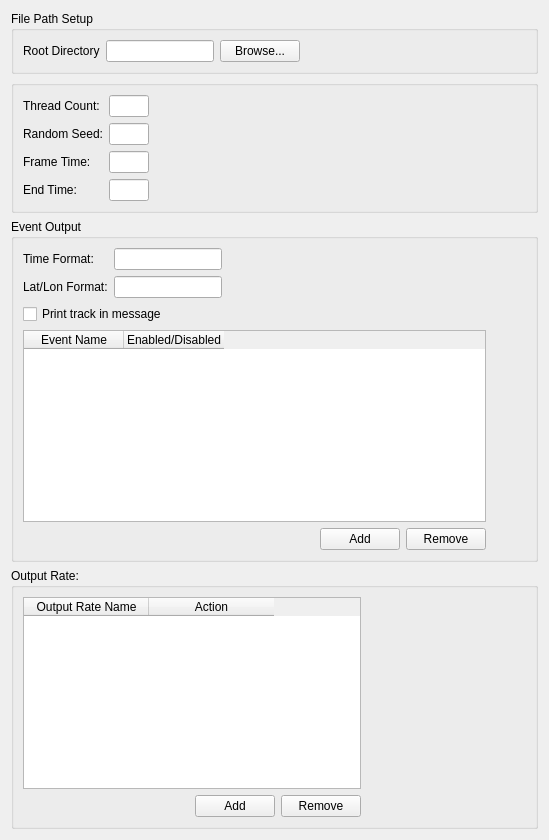
     <widget class="QWidget" name="tab">
      <attribute name="title">
       <string>Scenario Settings</string>
      </attribute>
      <layout class="QGridLayout" name="gridLayout_32">
       <item row="0" column="0">
        <layout class="QGridLayout" name="gridLayout_31">
         <item row="0" column="0">
          <widget class="QGroupBox" name="mFilePathGroupBox">
           <property name="title">
            <string>File Path Setup</string>
           </property>
           <layout class="QGridLayout" name="gridLayout_27">
            <item row="0" column="0">
             <layout class="QGridLayout" name="gridLayout_11">
              <item row="0" column="0">
               <widget class="QLabel" name="mRootPathLabel">
                <property name="text">
                 <string>Root Directory</string>
                </property>
               </widget>
              </item>
              <item row="0" column="1">
               <widget class="QLineEdit" name="mRootPathLineEdit"/>
              </item>
              <item row="0" column="2">
               <widget class="QPushButton" name="mRootPathButton">
                <property name="text">
                 <string>Browse...</string>
                </property>
               </widget>
              </item>
             </layout>
            </item>
            <item row="0" column="1">
             <spacer name="horizontalSpacer_4">
              <property name="orientation">
               <enum>Qt::Horizontal</enum>
              </property>
              <property name="sizeHint" stdset="0">
               <size>
                <width>40</width>
                <height>20</height>
               </size>
              </property>
             </spacer>
            </item>
           </layout>
          </widget>
         </item>
        </layout>
       </item>
       <item row="1" column="0">
        <widget class="QGroupBox" name="groupBox">
         <property name="title">
          <string/>
         </property>
         <layout class="QGridLayout" name="gridLayout_36">
          <item row="0" column="0">
           <layout class="QGridLayout" name="gridLayout_35">
            <item row="0" column="0">
             <widget class="QLabel" name="mThreadCountLabel">
              <property name="text">
               <string>Thread Count:</string>
              </property>
             </widget>
            </item>
            <item row="0" column="1">
             <widget class="QLineEdit" name="mThreadCountLineEdit">
              <property name="sizePolicy">
               <sizepolicy hsizetype="Fixed" vsizetype="Fixed">
                <horstretch>0</horstretch>
                <verstretch>0</verstretch>
               </sizepolicy>
              </property>
              <property name="maximumSize">
               <size>
                <width>40</width>
                <height>16777215</height>
               </size>
              </property>
             </widget>
            </item>
            <item row="1" column="0">
             <widget class="QLabel" name="mRandomSeedLabel">
              <property name="text">
               <string>Random Seed:</string>
              </property>
             </widget>
            </item>
            <item row="1" column="1">
             <widget class="QLineEdit" name="mRandomSeedLineEdit">
              <property name="sizePolicy">
               <sizepolicy hsizetype="Fixed" vsizetype="Fixed">
                <horstretch>0</horstretch>
                <verstretch>0</verstretch>
               </sizepolicy>
              </property>
              <property name="maximumSize">
               <size>
                <width>40</width>
                <height>16777215</height>
               </size>
              </property>
             </widget>
            </item>
            <item row="2" column="0">
             <widget class="QLabel" name="mFrameTimeLabel">
              <property name="text">
               <string>Frame Time:</string>
              </property>
             </widget>
            </item>
            <item row="2" column="1">
             <widget class="QLineEdit" name="mFrameTimeLineEdit">
              <property name="sizePolicy">
               <sizepolicy hsizetype="Fixed" vsizetype="Fixed">
                <horstretch>0</horstretch>
                <verstretch>0</verstretch>
               </sizepolicy>
              </property>
              <property name="maximumSize">
               <size>
                <width>40</width>
                <height>16777215</height>
               </size>
              </property>
             </widget>
            </item>
            <item row="3" column="0">
             <widget class="QLabel" name="mEndTimeLabel">
              <property name="text">
               <string>End Time:</string>
              </property>
             </widget>
            </item>
            <item row="3" column="1">
             <widget class="QLineEdit" name="mEndTimeLineEdit">
              <property name="sizePolicy">
               <sizepolicy hsizetype="Fixed" vsizetype="Fixed">
                <horstretch>0</horstretch>
                <verstretch>0</verstretch>
               </sizepolicy>
              </property>
              <property name="maximumSize">
               <size>
                <width>40</width>
                <height>16777215</height>
               </size>
              </property>
             </widget>
            </item>
            <item row="0" column="2">
             <spacer name="horizontalSpacer_5">
              <property name="orientation">
               <enum>Qt::Horizontal</enum>
              </property>
              <property name="sizeHint" stdset="0">
               <size>
                <width>40</width>
                <height>20</height>
               </size>
              </property>
             </spacer>
            </item>
           </layout>
          </item>
         </layout>
        </widget>
       </item>
       <item row="2" column="0">
        <widget class="QGroupBox" name="mEventGroupBox">
         <property name="title">
          <string>Event Output</string>
         </property>
         <layout class="QGridLayout" name="gridLayout_30">
          <item row="1" column="0" colspan="4">
           <widget class="QTableWidget" name="mEventOutputTableWidget">
            <column>
             <property name="text">
              <string>Event Name</string>
             </property>
            </column>
            <column>
             <property name="text">
              <string>Enabled/Disabled</string>
             </property>
            </column>
           </widget>
          </item>
          <item row="2" column="3">
           <widget class="QPushButton" name="mEventOutputRemoveButton">
            <property name="text">
             <string>Remove</string>
            </property>
           </widget>
          </item>
          <item row="2" column="2">
           <widget class="QPushButton" name="mEventOutputAddButton">
            <property name="text">
             <string>Add</string>
            </property>
           </widget>
          </item>
          <item row="2" column="1">
           <spacer name="horizontalSpacer_13">
            <property name="orientation">
             <enum>Qt::Horizontal</enum>
            </property>
            <property name="sizeHint" stdset="0">
             <size>
              <width>40</width>
              <height>20</height>
             </size>
            </property>
           </spacer>
          </item>
          <item row="0" column="0">
           <layout class="QGridLayout" name="gridLayout_10">
            <item row="0" column="0">
             <widget class="QLabel" name="mTimeFormatLabel">
              <property name="text">
               <string>Time Format:</string>
              </property>
             </widget>
            </item>
            <item row="0" column="1">
             <widget class="QLineEdit" name="mTimeFormatLineEdit"/>
            </item>
            <item row="1" column="0">
             <widget class="QLabel" name="mLatLonFormatLabel">
              <property name="text">
               <string>Lat/Lon Format:</string>
              </property>
             </widget>
            </item>
            <item row="1" column="1">
             <widget class="QLineEdit" name="mLatLonFormatLineEdit"/>
            </item>
            <item row="2" column="0" colspan="3">
             <widget class="QCheckBox" name="mPrintTrackInMessageCheckBox">
              <property name="text">
               <string>Print track in message</string>
              </property>
             </widget>
            </item>
            <item row="0" column="2">
             <spacer name="horizontalSpacer_9">
              <property name="orientation">
               <enum>Qt::Horizontal</enum>
              </property>
              <property name="sizeHint" stdset="0">
               <size>
                <width>40</width>
                <height>20</height>
               </size>
              </property>
             </spacer>
            </item>
           </layout>
          </item>
          <item row="2" column="4">
           <spacer name="horizontalSpacer_14">
            <property name="orientation">
             <enum>Qt::Horizontal</enum>
            </property>
            <property name="sizeHint" stdset="0">
             <size>
              <width>40</width>
              <height>20</height>
             </size>
            </property>
           </spacer>
          </item>
         </layout>
        </widget>
       </item>
       <item row="3" column="0">
        <widget class="QGroupBox" name="mOutputRateGroupBox">
         <property name="title">
          <string>Output Rate:</string>
         </property>
         <layout class="QGridLayout" name="gridLayout_7">
          <item row="0" column="0" colspan="3">
           <widget class="QTableWidget" name="mOutputRateTableWidget">
            <attribute name="horizontalHeaderCascadingSectionResizes">
             <bool>false</bool>
            </attribute>
            <attribute name="horizontalHeaderDefaultSectionSize">
             <number>125</number>
            </attribute>
            <attribute name="horizontalHeaderMinimumSectionSize">
             <number>100</number>
            </attribute>
            <column>
             <property name="text">
              <string>Output Rate Name</string>
             </property>
            </column>
            <column>
             <property name="text">
              <string>Action</string>
             </property>
            </column>
           </widget>
          </item>
          <item row="1" column="1">
           <widget class="QPushButton" name="mAddOutputRateButton">
            <property name="text">
             <string>Add</string>
            </property>
           </widget>
          </item>
          <item row="1" column="2">
           <widget class="QPushButton" name="mRemoveOutputRateButton">
            <property name="text">
             <string>Remove</string>
            </property>
           </widget>
          </item>
          <item row="1" column="0">
           <spacer name="horizontalSpacer_7">
            <property name="orientation">
             <enum>Qt::Horizontal</enum>
            </property>
            <property name="sizeHint" stdset="0">
             <size>
              <width>40</width>
              <height>20</height>
             </size>
            </property>
           </spacer>
          </item>
          <item row="1" column="3">
           <spacer name="horizontalSpacer_12">
            <property name="orientation">
             <enum>Qt::Horizontal</enum>
            </property>
            <property name="sizeHint" stdset="0">
             <size>
              <width>40</width>
              <height>20</height>
             </size>
            </property>
           </spacer>
          </item>
         </layout>
        </widget>
       </item>
      </layout>
     </widget>
